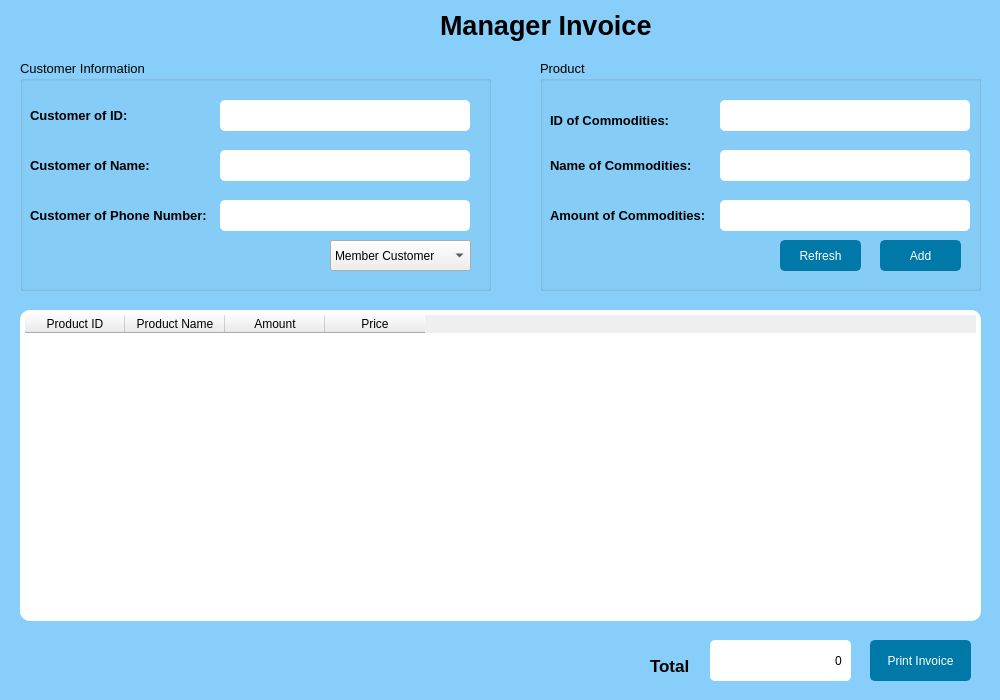
<?xml version="1.0" encoding="UTF-8"?>
<ui version="4.0">
 <class>InvoiceManagement</class>
 <widget class="QDialog" name="InvoiceManagement">
  <property name="geometry">
   <rect>
    <x>0</x>
    <y>0</y>
    <width>1000</width>
    <height>700</height>
   </rect>
  </property>
  <property name="windowTitle">
   <string>Invoices</string>
  </property>
  <property name="styleSheet">
   <string notr="true">QPushButton#Btn_Chose_Customer{
                   background-color: #0078A8; 
                    color: white;
                    border: 2px solid #0078A8; 
                   border-radius: 5px; 
                   padding: 5px 10px;
                   font-weight: bolder;
                   }
QPushButton#Btn_AddItem{
                   background-color: #0078A8; 
                    color: white;
                    border: 2px solid #0078A8; 
                   border-radius: 5px; 
                   padding: 5px 10px;
                   font-weight: bolder;
                   }
QPushButton#Btn_Print{
                   background-color: #0078A8; 
                    color: white;
                    border: 2px solid #0078A8; 
                   border-radius: 5px; 
                   padding: 5px 10px;
                   font-weight: bolder;
                   }
QPushButton#Btn_Refresh{
                   background-color: #0078A8; 
                    color: white;
                    border: 2px solid #0078A8; 
                   border-radius: 5px; 
                   padding: 5px 10px;
                   font-weight: bolder;
                   }
QLineEdit#TxtBox_PhoneNumber{
background-color: #FFFFFF; /* Đặt màu nền là trắng */
    border-radius: 5px; /* Bo góc */
    padding: 5px; /* Đặt đệm */
    color: #000000; /* Đặt màu văn bản là màu đen */
}
QLineEdit#TxtBox_CustomerID{
background-color: #FFFFFF; /* Đặt màu nền là trắng */
    border-radius: 5px; /* Bo góc */
    padding: 5px; /* Đặt đệm */
    color: #000000; /* Đặt màu văn bản là màu đen */
}
QLineEdit#TxtBox_CustomerName{
background-color: #FFFFFF; /* Đặt màu nền là trắng */
    border-radius: 5px; /* Bo góc */
    padding: 5px; /* Đặt đệm */
    color: #000000; /* Đặt màu văn bản là màu đen */
}
QLineEdit#TxtBox_ProductID{
background-color: #FFFFFF; /* Đặt màu nền là trắng */
    border-radius: 5px; /* Bo góc */
    padding: 5px; /* Đặt đệm */
    color: #000000; /* Đặt màu văn bản là màu đen */
}
QLineEdit#TxtBox_ProductName{
background-color: #FFFFFF; /* Đặt màu nền là trắng */
    border-radius: 5px; /* Bo góc */
    padding: 5px; /* Đặt đệm */
    color: #000000; /* Đặt màu văn bản là màu đen */
}
QLineEdit#TxtBox_Amount{
background-color: #FFFFFF; /* Đặt màu nền là trắng */
    border-radius: 5px; /* Bo góc */
    padding: 5px; /* Đặt đệm */
    color: #000000; /* Đặt màu văn bản là màu đen */
}
QLineEdit#TxtBox_Total{
background-color: #FFFFFF; /* Đặt màu nền là trắng */
    border-radius: 5px; /* Bo góc */
    padding: 5px; /* Đặt đệm */
    color: #000000; /* Đặt màu văn bản là màu đen */
}
QDialog#InvoiceManagement
{

   background-color: #87CEFA; /* Đặt màu nền 8472FF là trắng */
    color: #000000; /* Đặt màu văn bản là màu đen */
}  
QTableWidget#tableWidgetItem{

   background-color: #FFFFFF; /* Đặt màu nền là trắng */
    border-radius: 10px; /* Bo góc */
    padding: 5px; /* Đặt đệm */
    color: #000000; /* Đặt màu văn bản là màu đen */
}  </string>
  </property>
  <widget class="QPushButton" name="Btn_Print">
   <property name="geometry">
    <rect>
     <x>870</x>
     <y>640</y>
     <width>101</width>
     <height>41</height>
    </rect>
   </property>
   <property name="text">
    <string>Print Invoice</string>
   </property>
  </widget>
  <widget class="QGroupBox" name="GrpBoxCustomer">
   <property name="geometry">
    <rect>
     <x>20</x>
     <y>60</y>
     <width>471</width>
     <height>231</height>
    </rect>
   </property>
   <property name="font">
    <font>
     <pointsize>10</pointsize>
     <bold>false</bold>
     <strikeout>false</strikeout>
    </font>
   </property>
   <property name="title">
    <string>Customer Information</string>
   </property>
   <widget class="QLineEdit" name="TxtBox_PhoneNumber">
    <property name="geometry">
     <rect>
      <x>200</x>
      <y>140</y>
      <width>250</width>
      <height>31</height>
     </rect>
    </property>
   </widget>
   <widget class="QLabel" name="Label_PhoneNumber">
    <property name="geometry">
     <rect>
      <x>10</x>
      <y>145</y>
      <width>181</width>
      <height>21</height>
     </rect>
    </property>
    <property name="font">
     <font>
      <pointsize>10</pointsize>
      <bold>true</bold>
      <strikeout>false</strikeout>
     </font>
    </property>
    <property name="text">
     <string>Customer of Phone Number:</string>
    </property>
   </widget>
   <widget class="QLineEdit" name="TxtBox_CustomerName">
    <property name="geometry">
     <rect>
      <x>200</x>
      <y>90</y>
      <width>250</width>
      <height>31</height>
     </rect>
    </property>
   </widget>
   <widget class="QLabel" name="Label_CustomerName">
    <property name="geometry">
     <rect>
      <x>10</x>
      <y>95</y>
      <width>151</width>
      <height>21</height>
     </rect>
    </property>
    <property name="font">
     <font>
      <pointsize>10</pointsize>
      <bold>true</bold>
      <strikeout>false</strikeout>
     </font>
    </property>
    <property name="text">
     <string>Customer of Name:</string>
    </property>
   </widget>
   <widget class="QLabel" name="Label_CustomerID">
    <property name="geometry">
     <rect>
      <x>10</x>
      <y>45</y>
      <width>121</width>
      <height>21</height>
     </rect>
    </property>
    <property name="font">
     <font>
      <pointsize>10</pointsize>
      <bold>true</bold>
      <strikeout>false</strikeout>
     </font>
    </property>
    <property name="text">
     <string>Customer of ID:</string>
    </property>
   </widget>
   <widget class="QLineEdit" name="TxtBox_CustomerID">
    <property name="geometry">
     <rect>
      <x>200</x>
      <y>40</y>
      <width>250</width>
      <height>31</height>
     </rect>
    </property>
   </widget>
   <widget class="QComboBox" name="comboBox_Customer">
    <property name="geometry">
     <rect>
      <x>310</x>
      <y>180</y>
      <width>141</width>
      <height>31</height>
     </rect>
    </property>
    <property name="autoFillBackground">
     <bool>false</bool>
    </property>
    <item>
     <property name="text">
      <string>Member Customer</string>
     </property>
    </item>
    <item>
     <property name="text">
      <string>New Customer</string>
     </property>
    </item>
   </widget>
  </widget>
  <widget class="QGroupBox" name="GrpBoxProduct">
   <property name="geometry">
    <rect>
     <x>540</x>
     <y>60</y>
     <width>441</width>
     <height>231</height>
    </rect>
   </property>
   <property name="font">
    <font>
     <pointsize>10</pointsize>
     <bold>false</bold>
    </font>
   </property>
   <property name="title">
    <string>Product</string>
   </property>
   <widget class="QLineEdit" name="TxtBox_ProductID">
    <property name="geometry">
     <rect>
      <x>180</x>
      <y>40</y>
      <width>250</width>
      <height>31</height>
     </rect>
    </property>
   </widget>
   <widget class="QLabel" name="Label_ProductID">
    <property name="geometry">
     <rect>
      <x>10</x>
      <y>50</y>
      <width>121</width>
      <height>21</height>
     </rect>
    </property>
    <property name="font">
     <font>
      <pointsize>10</pointsize>
      <bold>true</bold>
     </font>
    </property>
    <property name="text">
     <string>ID of Commodities:</string>
    </property>
   </widget>
   <widget class="QLineEdit" name="TxtBox_ProductName">
    <property name="geometry">
     <rect>
      <x>180</x>
      <y>90</y>
      <width>250</width>
      <height>31</height>
     </rect>
    </property>
    <property name="readOnly">
     <bool>false</bool>
    </property>
   </widget>
   <widget class="QLabel" name="Label_ProdectName">
    <property name="geometry">
     <rect>
      <x>10</x>
      <y>95</y>
      <width>151</width>
      <height>21</height>
     </rect>
    </property>
    <property name="font">
     <font>
      <pointsize>10</pointsize>
      <bold>true</bold>
     </font>
    </property>
    <property name="text">
     <string>Name of Commodities:</string>
    </property>
   </widget>
   <widget class="QLabel" name="Label_Amount">
    <property name="geometry">
     <rect>
      <x>10</x>
      <y>145</y>
      <width>161</width>
      <height>21</height>
     </rect>
    </property>
    <property name="font">
     <font>
      <pointsize>10</pointsize>
      <bold>true</bold>
     </font>
    </property>
    <property name="text">
     <string>Amount of Commodities:</string>
    </property>
   </widget>
   <widget class="QLineEdit" name="TxtBox_Amount">
    <property name="geometry">
     <rect>
      <x>180</x>
      <y>140</y>
      <width>250</width>
      <height>31</height>
     </rect>
    </property>
   </widget>
   <widget class="QPushButton" name="Btn_AddItem">
    <property name="geometry">
     <rect>
      <x>340</x>
      <y>180</y>
      <width>81</width>
      <height>31</height>
     </rect>
    </property>
    <property name="text">
     <string>Add</string>
    </property>
   </widget>
   <widget class="QPushButton" name="Btn_Refresh">
    <property name="geometry">
     <rect>
      <x>240</x>
      <y>180</y>
      <width>81</width>
      <height>31</height>
     </rect>
    </property>
    <property name="text">
     <string>Refresh</string>
    </property>
   </widget>
  </widget>
  <widget class="QTableWidget" name="tableWidgetItem">
   <property name="geometry">
    <rect>
     <x>20</x>
     <y>310</y>
     <width>961</width>
     <height>311</height>
    </rect>
   </property>
   <property name="maximumSize">
    <size>
     <width>16777215</width>
     <height>16777215</height>
    </size>
   </property>
   <property name="font">
    <font>
     <bold>false</bold>
    </font>
   </property>
   <property name="showGrid">
    <bool>true</bool>
   </property>
   <property name="sortingEnabled">
    <bool>true</bool>
   </property>
   <column>
    <property name="text">
     <string>Product ID</string>
    </property>
   </column>
   <column>
    <property name="text">
     <string>Product Name</string>
    </property>
   </column>
   <column>
    <property name="text">
     <string>Amount</string>
    </property>
   </column>
   <column>
    <property name="text">
     <string>Price</string>
    </property>
   </column>
  </widget>
  <widget class="QLabel" name="Label_Total">
   <property name="geometry">
    <rect>
     <x>650</x>
     <y>650</y>
     <width>41</width>
     <height>31</height>
    </rect>
   </property>
   <property name="font">
    <font>
     <pointsize>13</pointsize>
     <bold>true</bold>
    </font>
   </property>
   <property name="text">
    <string>Total</string>
   </property>
  </widget>
  <widget class="QLineEdit" name="TxtBox_Total">
   <property name="geometry">
    <rect>
     <x>710</x>
     <y>640</y>
     <width>141</width>
     <height>41</height>
    </rect>
   </property>
   <property name="layoutDirection">
    <enum>Qt::LeftToRight</enum>
   </property>
   <property name="text">
    <string>0</string>
   </property>
   <property name="alignment">
    <set>Qt::AlignRight|Qt::AlignTrailing|Qt::AlignVCenter</set>
   </property>
   <property name="readOnly">
    <bool>false</bool>
   </property>
  </widget>
  <widget class="QLabel" name="label">
   <property name="geometry">
    <rect>
     <x>440</x>
     <y>-10</y>
     <width>221</width>
     <height>71</height>
    </rect>
   </property>
   <property name="sizeIncrement">
    <size>
     <width>0</width>
     <height>0</height>
    </size>
   </property>
   <property name="font">
    <font>
     <pointsize>20</pointsize>
     <bold>true</bold>
    </font>
   </property>
   <property name="frameShadow">
    <enum>QFrame::Plain</enum>
   </property>
   <property name="lineWidth">
    <number>-6</number>
   </property>
   <property name="text">
    <string>Manager Invoice</string>
   </property>
   <property name="textFormat">
    <enum>Qt::PlainText</enum>
   </property>
  </widget>
 </widget>
 <resources/>
 <connections/>
</ui>
